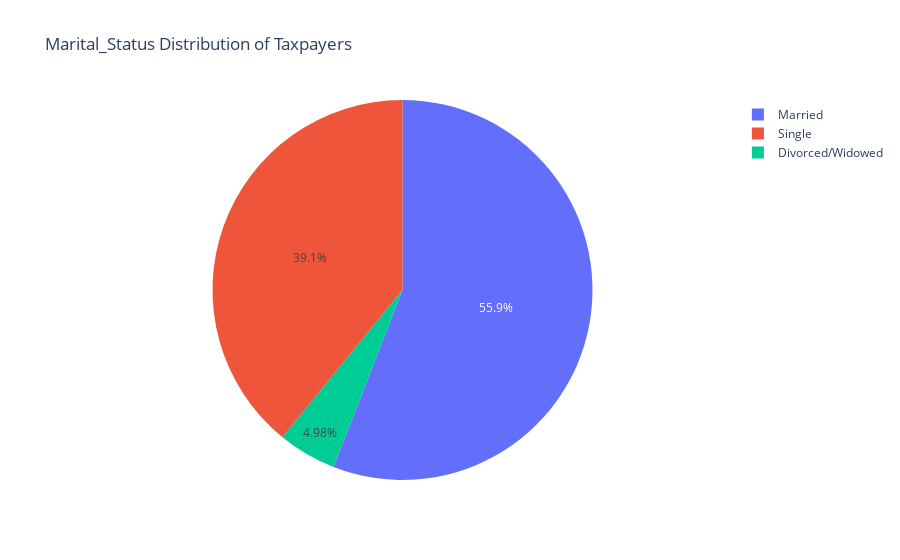

The notebook cell this image was saved under:
### Markdown cell above
The taxpayer population shows a male-dominant distribution. Male taxpayers account for 54.1%, representing the largest portion of the taxpayer base. Female taxpayers make up 45.2%, showing strong but slightly lower participation. A very small fraction, approximately 0.7%, identify as other or unspecified categories.

Overall, the gender split suggests a relatively balanced representation, with a moderate male lead in tax registration or compliance activity.

### Code cell
gender_counts = df['Marital_Status'].value_counts().reset_index()
gender_counts.columns = ['Marital_Status', 'Count']

fig = px.pie(
    gender_counts,
    names='Marital_Status',
    values='Count',
    title='Marital_Status Distribution of Taxpayers',
    hole=0.0  # set to 0.4 for donut style
)
fig.show()

### Figure 1 — Plotly figure (JSON) as saved in the notebook; plotly's stock layout.template omitted (floating-point values rounded to 4 significant figures)
{"data": [{"domain": {"x": [0, 1], "y": [0, 1]}, "hole": 0, "hovertemplate": "Marital_Status=%{label}<br>Count=%{value}<extra></extra>", "labels": ["Married", "Single", "Divorced/Widowed"], "legendgroup": "", "name": "", "showlegend": true, "type": "pie", "values": [2516, 1760, 224]}], "layout": {"legend": {"tracegroupgap": 0}, "title": {"text": "Marital_Status Distribution of Taxpayers"}}}
